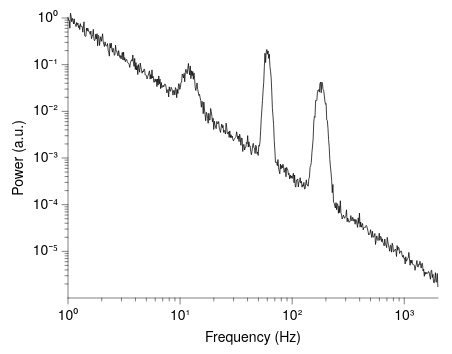

The Vega-Lite source for this figure:
### Vega-Lite specification from a JSON file in a GitHub repository (floating-point values rounded to 4 significant figures; data arrays with more than 128 entries replaced by an {"elided": "..."} marker saying what was removed)
{"background": null, "config": {"arc": {"fill": "#DBDBDB", "fillOpacity": 1.0, "innerRadius": 35.0, "padAngle": 0.03, "stroke": "black", "strokeOpacity": 1, "strokeWidth": 0.25}, "area": {"fill": "#DBDBDB", "fillOpacity": 1.0, "stroke": "black", "strokeOpacity": 1, "strokeWidth": 0.25}, "axis": {"domain": true, "domainCap": "round", "domainColor": "black", "domainWidth": 0.25, "grid": false, "gridCap": "round", "gridColor": "#F1F1F1", "gridDash": [0, 0], "gridOpacity": 1.0, "gridWidth": 0.25, "labelColor": "black", "labelFont": "Helvetica Neue", "labelFontSize": 7, "labelFontStyle": "normal", "labelFontWeight": 400, "offset": 0, "ticks": true, "tickCap": "round", "tickColor": "black", "tickRound": false, "tickSize": 3, "tickWidth": 0.25, "titleColor": "black", "titleFont": "Helvetica Neue", "titleFontSize": 7, "titleFontStyle": "normal", "titleFontWeight": 400}, "axisX": {"domain": true, "labelAlign": "center", "labelAngle": 0, "labels": true, "ticks": true, "translate": 0}, "axisY": {"domain": true, "labelAlign": "right", "labelAngle": 0, "labels": true, "ticks": true, "translate": 0}, "axisRight": {"domain": true, "labelAlign": "left", "labelAngle": 0, "labels": true, "ticks": true, "translate": 0}, "axisTop": {"domain": true, "labelAlign": "center", "labelAngle": 0, "labels": true, "ticks": true, "translate": 0}, "axisBand": {"tickOffset": 0}, "bar": {"fill": "#DBDBDB", "fillOpacity": 1.0, "stroke": "black", "strokeOpacity": 1, "strokeWidth": 0.25}, "boxplot": {"size": 12.6, "ticks": {"cornerRadius": 0.25, "fill": "black", "opacity": 1, "size": 6.3, "thickness": 0.25}, "box": {"fillOpacity": 1.0, "stroke": "black", "strokeOpacity": 1, "strokeWidth": 0.25}, "median": {"cornerRadius": 0, "fill": "black", "fillOpacity": 1.0, "opacity": 1, "size": 12.6, "thickness": 0.25}, "rule": {"fill": "black", "fillOpacity": 1.0, "size": 14.0, "stroke": "black", "strokeDash": [0, 0], "strokeOpacity": 1, "strokeWidth": 0.25}, "outliers": {"color": "black", "fill": "black", "fillOpacity": 1.0, "size": 0, "stroke": "black", "strokeOpacity": 1, "strokeWidth": 0.25}}, "circle": {"fill": "black", "fillOpacity": 1.0, "size": 0.7, "stroke": null, "strokeOpacity": 1, "strokeWidth": 0.25}, "errorband": {"band": {"fillOpacity": 0.6, "stroke": null, "strokeWidth": 0.25, "strokeOpacity": 1}, "borders": {"opacity": 0, "strokeOpacity": 0.25, "strokeWidth": 1}}, "errorbar": {"opacity": 1, "rule": {"strokeDash": [0, 0], "strokeWidth": 0.25}, "ticks": {"color": "black", "cornerRadius": 0.125, "opacity": 1, "size": 8.4, "thickness": 0.25}, "thickness": 0.25}, "font": "Helvetica Neue", "geoshape": {"fill": "#DBDBDB", "fillOpacity": 1.0, "stroke": "black", "strokeOpacity": 1, "strokeWidth": 0.25}, "header": {"labelColor": "black", "labelFont": "Helvetica Neue", "labelFontSize": 7, "labelFontStyle": "normal", "labelFontWeight": 400, "titleColor": "black", "titleFont": "Helvetica Neue", "titleFontSize": 7, "titleFontStyle": "normal", "titleFontWeight": 400, "titlePadding": 0}, "legend": {"disable": false, "offset": 4.5, "titlePadding": 4, "labelOffset": 2, "gradientLabelOffset": 2, "gradientLength": 70.0, "gradientThickness": 7.0, "gradientOpacity": 1.0, "gradientStrokeColor": "black", "gradientStrokeWidth": 0.25, "labelColor": "black", "labelFont": "Helvetica Neue", "labelFontSize": 7, "labelFontStyle": "normal", "labelFontWeight": 400, "strokeColor": "black", "strokeWidth": 0, "symbolSize": 42, "symbolStrokeColor": "black", "symbolStrokeWidth": 0.25, "titleColor": "black", "titleFont": "Helvetica Neue", "titleFontSize": 7, "titleFontStyle": "normal", "titleFontWeight": 400}, "line": {"color": "black", "stroke": "black", "strokeCap": "round", "strokeDash": [0, 0], "strokeOpacity": 1, "strokeWidth": 0.375}, "point": {"filled": true, "fill": "#DBDBDB", "fillOpacity": 1.0, "size": 7.0, "stroke": "black", "strokeOpacity": 1, "strokeWidth": 0.25}, "range": {"category": ["#C6D9F1", "#F1C9CB", "#FEF0B9", "#CEE37A", "#7AA8E0", "#E589A3", "#FDDD5D", "#68B961", "#4177B1", "#C35082", "#E5C227", "#438156"], "diverging": {"scheme": ["#C35082", "#CE6D94", "#D989A7", "#E2A4BA", "#EABFCE", "#F1DBE2", "#F6F6F6", "#D7E0EB", "#B9CBE0", "#9BB6D5", "#7DA1C9", "#5F8CBD", "#4177B1"]}, "heatmap": {"scheme": ["#32022B", "#43044D", "#4C196E", "#4D338C", "#484DA6", "#3A68BB", "#1D83CA", "#1D9CCB", "#23B5C9", "#28CDC5", "#4DE0B4", "#91EE9F"]}, "ordinal": {"scheme": ["#F1F1F1", "#DBDBDB", "#C6C6C6", "#B2B2B2", "#9D9D9D", "#898989", "#767676", "#636363", "#515151", "#404040", "#2F2F2F", "#1F1F1F"]}, "ramp": {"scheme": ["#32022B", "#43044D", "#4C196E", "#4D338C", "#484DA6", "#3A68BB", "#1D83CA", "#1D9CCB", "#23B5C9", "#28CDC5", "#4DE0B4", "#91EE9F"]}}, "rule": {"color": "black", "stroke": "black", "strokeCap": "round", "strokeDash": [2, 2], "strokeOpacity": 1, "strokeWidth": 0.25}, "scale": {"bandPaddingInner": 0.1, "bandPaddingOuter": 0.1, "round": false}, "rect": {"fill": "#DBDBDB", "fillOpacity": 1.0, "stroke": "black", "strokeOpacity": 1, "strokeWidth": 0.25}, "square": {"fill": "#DBDBDB", "fillOpacity": 1.0, "size": 14.0, "stroke": "black", "strokeOpacity": 1, "strokeWidth": 0.25}, "text": {"color": "black", "font": "Helvetica Neue", "fontSize": 7, "fontStyle": "normal", "fontWeight": 400}, "tick": {"color": "black", "cornerRadius": 0.125, "opacity": 1.0, "size": 12.6, "thickness": 0.25}, "title": {"anchor": "middle", "frame": "group", "color": "black", "font": "Helvetica Neue", "fontSize": 7, "fontStyle": "normal", "fontWeight": 400, "subtitleColor": "black", "subtitleFont": "Helvetica Neue", "subtitleFontSize": "Helvetica Neue", "subtitleFontStyle": "normal", "subtitleFontWeight": 400}, "trail": {"color": "black", "opacity": 1, "size": 0.375}, "view": {"continuousWidth": 185, "continuousHeight": 140, "discreteWidth": 185, "discreteHeight": 140, "fill": null, "stroke": null, "strokeWidth": 0.25}}, "layer": [{"mark": {"type": "line"}, "encoding": {"x": {"axis": {"labelExpr": "round(log(datum.value) / log(10)) < 0 ? '10⁻' + (abs(round(log(datum.value) / log(10))) >= 10 ? '⁰¹²³⁴⁵⁶⁷⁸⁹'[floor(abs(round(log(datum.value) / log(10)))/10)] + '⁰¹²³⁴⁵⁶⁷⁸⁹'[abs(round(log(datum.value) / log(10)))%10] : '⁰¹²³⁴⁵⁶⁷⁸⁹'[abs(round(log(datum.value) / log(10)))]) : '10' + (abs(round(log(datum.value) / log(10))) >= 10 ? '⁰¹²³⁴⁵⁶⁷⁸⁹'[floor(abs(round(log(datum.value) / log(10)))/10)] + '⁰¹²³⁴⁵⁶⁷⁸⁹'[abs(round(log(datum.value) / log(10)))%10] : '⁰¹²³⁴⁵⁶⁷⁸⁹'[abs(round(log(datum.value) / log(10)))])", "values": [1, 10, 100, 1000]}, "field": "f", "scale": {"domain": [1, 2000], "nice": false, "type": "log"}, "title": "Frequency (Hz)", "type": "quantitative"}, "y": {"axis": {"labelExpr": "round(log(datum.value) / log(10)) < 0 ? '10⁻' + (abs(round(log(datum.value) / log(10))) >= 10 ? '⁰¹²³⁴⁵⁶⁷⁸⁹'[floor(abs(round(log(datum.value) / log(10)))/10)] + '⁰¹²³⁴⁵⁶⁷⁸⁹'[abs(round(log(datum.value) / log(10)))%10] : '⁰¹²³⁴⁵⁶⁷⁸⁹'[abs(round(log(datum.value) / log(10)))]) : '10' + (abs(round(log(datum.value) / log(10))) >= 10 ? '⁰¹²³⁴⁵⁶⁷⁸⁹'[floor(abs(round(log(datum.value) / log(10)))/10)] + '⁰¹²³⁴⁵⁶⁷⁸⁹'[abs(round(log(datum.value) / log(10)))%10] : '⁰¹²³⁴⁵⁶⁷⁸⁹'[abs(round(log(datum.value) / log(10)))])", "values": [1e-05, 0.0001, 0.001, 0.01, 0.1, 1]}, "field": "psd", "scale": {"nice": false, "type": "log"}, "title": "Power (a.u.)", "type": "quantitative"}}}, {"mark": {"type": "point", "opacity": 0}, "encoding": {"x": {"axis": {"domain": false, "grid": false, "labels": false, "orient": "bottom", "tickSize": 1.5, "ticks": true, "values": [2, 3, 4, 5, 6, 7, 8, 9, 20, 30, 40, 50, 60, 70, 80, 90, 200, 300, 400, 500, 600, 700, 800, 900]}, "field": "f", "scale": {"base": 10, "domain": [1, 1000], "type": "log"}, "title": null, "type": "quantitative"}}}, {"mark": {"type": "point", "opacity": 0}, "encoding": {"y": {"axis": {"domain": false, "grid": false, "labels": false, "orient": "left", "tickSize": 1.5, "ticks": true, "values": [2e-06, 3e-06, 4e-06, 5e-06, 6e-06, 7e-06, 8e-06, 9e-06, 2e-05, 3e-05, 4e-05, 5e-05, 6e-05, 7e-05, 8e-05, 9e-05, 0.0002, 0.0003, 0.0004, 0.0005, 0.0006, 0.0007, 0.0008, 0.0009, 0.002, 0.003, 0.004, 0.005, 0.006, 0.007, 0.008, 0.009, 0.02, 0.03, 0.04, 0.05, 0.06, 0.07, 0.08, 0.09, 0.2, 0.3, 0.4, 0.5, 0.6, 0.7, 0.8, 0.9]}, "field": "psd", "scale": {"base": 10, "domain": [1e-06, 1], "type": "log"}, "title": null, "type": "quantitative"}}}], "data": {"name": "data-1a256e6822f450fdc92ee4454c33116e"}, "resolve": {"axis": {"x": "independent", "y": "independent"}}, "$schema": "https://vega.github.io/schema/vega-lite/v6.4.1.json", "datasets": {"data-1a256e6822f450fdc92ee4454c33116e": {"elided": "600 records"}}}
